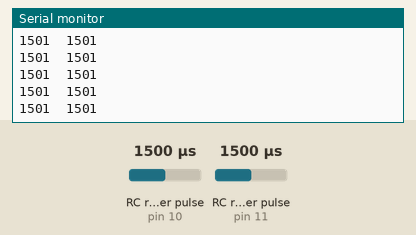
A sketch run on a simulated Arduino Uno, built with avr-gcc and run on an emulated ATmega328P. Shown: the last lines printed to the serial monitor. Wiring (inferred from the names in the program): 2 × RC receiver channel: data pin 10 / data pin 11. The test bench sets the inputs (shaded band); at power-on: RC receiver pulse (sensors on pin 10, pin 11) 1500 µs.

Above: at 1.2 s.
1.3 s: RC receiver pulse (sensor on pin 10) set to 1020 µs
At 1.46 s:
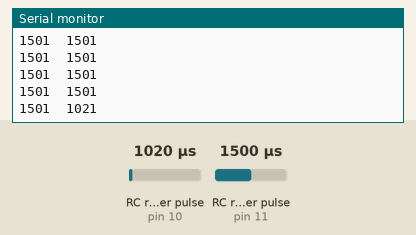
2.8 s: RC receiver pulse (sensor on pin 11) set to 1020 µs
At 2.9 s:
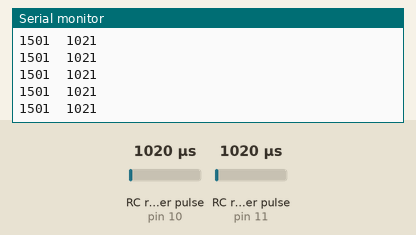
4.3 s: RC receiver pulse (sensor on pin 10) set to 1250 µs
At 4.34 s:
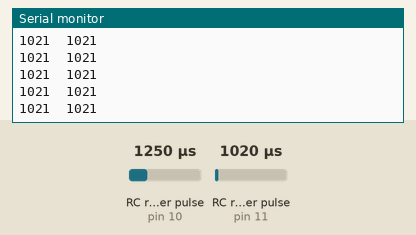
5.8 s: RC receiver pulse (sensor on pin 11) set to 1250 µs
At 5.9 s:
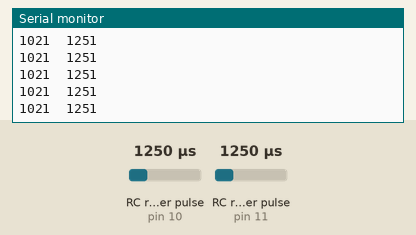
Timing chart, 0 to 8.3 s (numbered marks = the images above; inputs shaded):
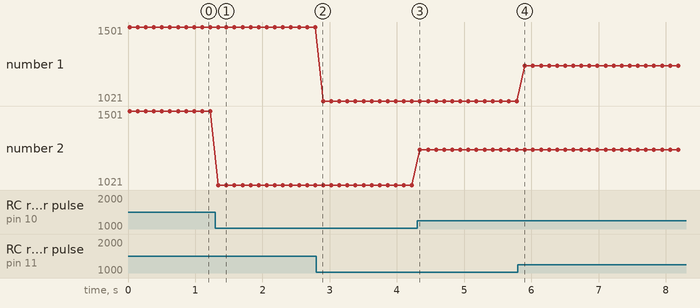

The sketch:

RMC.ino
```cpp
int ch1 = 11;
int ch2 = 10;

void setup() {
  Serial.begin(9600);
  pinMode(ch1, INPUT);
  pinMode(ch2, INPUT);
}

void loop() {
  int CH1 = pulseIn(ch1, HIGH);
  Serial.print(CH1);
  Serial.print("\t");
  int CH2 = pulseIn(ch2, HIGH);
  Serial.println(CH2);
  delay(100);
}
```

Measured:
- after the input at 1.3 s, the serial monitor: prints a new line at once (image 1)
- plotted number 2: 1501 → 1021 after the input at 1.3 s, 1021 → 1251 after the input at 4.3 s
